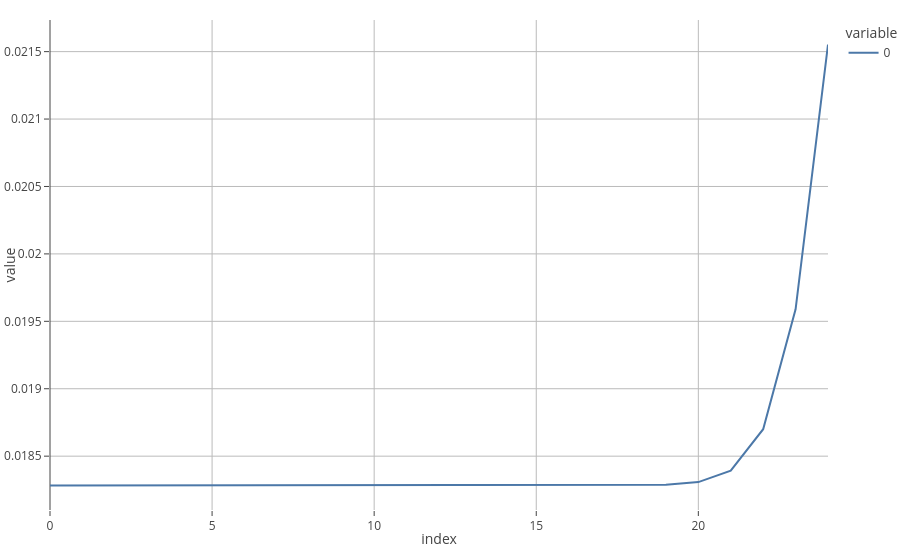

Notebook source saved alongside this figure:
### Code cell
px.line(pd.DataFrame(ridgecv.cv_results_).apply(np.mean))

### Figure 1 — Plotly figure (JSON) as saved in the notebook; plotly's stock layout.template omitted (floating-point values rounded to 4 significant figures)
{"data": [{"hovertemplate": "variable=0<br>index=%{x}<br>value=%{y}<extra></extra>", "legendgroup": "0", "line": {"color": "#4C78A8", "dash": "solid"}, "marker": {"symbol": "circle"}, "mode": "lines", "name": "0", "orientation": "v", "showlegend": true, "type": "scatter", "x": [0, 1, 2, 3, 4, 5, 6, 7, 8, 9, 10, 11, 12, 13, 14, 15, 16, 17, 18, 19, 20, 21, 22, 23, 24], "xaxis": "x", "y": [0.01828, 0.01828, 0.01828, 0.01828, 0.01828, 0.01828, 0.01828, 0.01828, 0.01828, 0.01828, 0.01828, 0.01828, 0.01828, 0.01828, 0.01828, 0.01828, 0.01828, 0.01828, 0.01828, 0.01829, 0.01831, 0.01839, 0.0187, 0.01959, 0.02155], "yaxis": "y"}], "layout": {"legend": {"title": {"text": "variable"}, "tracegroupgap": 0}, "xaxis": {"anchor": "y", "domain": [0, 1], "title": {"text": "index"}}, "yaxis": {"anchor": "x", "domain": [0, 1], "title": {"text": "value"}}}}
